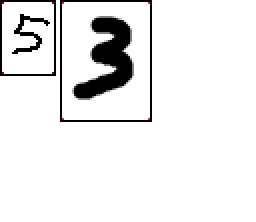
%> input picture PR2019硕zhuran（全部作业）/PR大作业—最小错误率贝叶斯/template_temp.png, 128 x 111 px (shown 2 times larger)
$ octave --eval "result = test_bayes;"   (GNU Octave 9; MATLAB toolbox functions it lacks are replaced by stand-ins)
%> lines starting %> are read from the running program, lines starting %| are printed output that depends on the picture
### PR2019硕zhuran（全部作业）/PR大作业—最小错误率贝叶斯/pretreat.m
%返回处理后的image
function[res] = pretreat(image)
%分割图像
image2 = imcrop(image,[32,2,43,58]);
%imshow(image2);
%不用RGB
image3 = rgb2gray(image2);
%imshow(image3);
%分割成10*9
%%%%--------------------------
%我想把数字整整齐齐地圈出来
%a：第一个坐标
for a = 1:30
    a = a+1;
    if(sum(image3(a,:)==0) > 3)
        break;
    end
end

%b:第二个。（a,b）是左上角坐标
for b = 1:20
    b = b+1;
    if(sum(image3(:,b)==0) > 3)
        break;
    end
end

for c = 30:58
    c = c+1;
    if(sum(image3(c,:)==0) < 3)
        break;
    end
end

%（c,d）是右下角坐标
for d = 20:43
    d = d+1;
    if(sum(image3(:,d)==0) < 3)
        break;
    end
end
%%%%--------------------------
image4 = imcrop(image3,[b,a,d-b,c-a]);
res = imresize(image4,[60,42]);

### PR2019硕zhuran（全部作业）/PR大作业—最小错误率贝叶斯/get_feature.m
%获取某一图像的特征，36维
function[feature] = get_feature(image)

%从图像中分割出手写部分
image2 = pretreat(image);
A = mat2cell(image2,[10,10,10,10,10,10],[7,7,7,7,7,7]);
B = reshape(A,1,36);
for i=1:length(B)
    temp = cell2mat(B(i));
    %feature(i)表示黑像素点占一个小块的比例
    feature(i) = sum(temp(:) ~= 255) / numel(temp);
end
%feature
end

### PR2019硕zhuran（全部作业）/PR大作业—最小错误率贝叶斯/get_pXwi.m
%最小错误率求类条件概率密度函数pXwi
function[pXwi] = get_pXwi(new_feature)
mean_feature = [];
for i = 0:9
    mean_feature = [mean_feature;get_mean_feature(i)];
end
%mean_feature有10行，每一行代表一个类的特征

%二值化
new_feature = new_feature>0.4;
pXwi = [];
for i=0:9
    p = 1;
    for j =1:length(new_feature)
        if(new_feature(j))
            p = p*mean_feature(i+1,j);
        else
            p = p*(1-mean_feature(i+1,j));
        end
    end
    pXwi = [pXwi,p];
end

### PR2019硕zhuran（全部作业）/PR大作业—最小错误率贝叶斯/get_mean_feature.m
%返回数字num的样本集的mean_feature，是一个1*36的向量
function[mean_feature] = get_mean_feature(num)
feature_list = [];
image_list = dir(strcat('./样本',num2str(num),'/*.png'));
for i = 1:length(image_list)
    feature = get_feature(imread(strcat('./样本',num2str(num),'/',image_list(i).name)));
    feature_list = [feature_list;feature];
end

mean_feature = mean(feature_list);

### PR2019硕zhuran（全部作业）/PR大作业—最小错误率贝叶斯/test_bayes.m
function [res] = test_bayes()
image = imread('template_temp.png');
%> image is the input picture: size 111x128x3 uint8; mean R, G, B 235.6, 235.5, 235.5
%imshow(image)
new_feature = get_feature(image);
%> in pretreat, `image2 = imcrop(image,[32,2,43,58]);`:
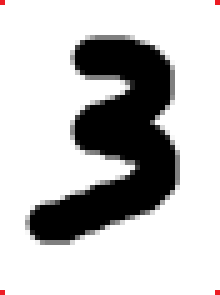
%> image2: size 59x44x3 uint8 (shown 5 times larger); mean R, G, B 192.8, 192.4, 192.4
%> in pretreat, `image4 = imcrop(image3,[b,a,d-b,c-a]);`:
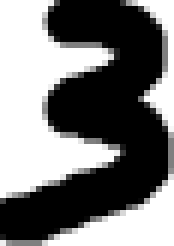
%> image4: size 41x29 uint8 (shown 6 times larger); min 0, max 255, mean 121.3
%> in pretreat, `res = imresize(image4,[60,42]);`:
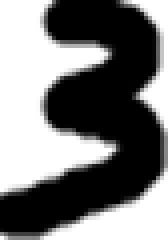
%> res: size 60x42 uint8 (shown 4 times larger); min 0, max 255, mean 121.5
%> in get_feature, `A = mat2cell(image2,[10,10,10,10,10,10],[7,7,7,7,7,7]);`: A = 36 items
%> the loop in get_feature, `for i=1:length(B)` made 36 passes
%> after the loop in get_feature, `for i=1:length(B)`: feature = 36 values, max 1 at index 13, min 0 at index 1, mean 0.627
%> new_feature has the same summary as feature in get_feature
pXwi = get_pXwi(new_feature);
%> in get_pXwi, `new_feature = new_feature>0.4;`: new_feature = 36 logical values, 27 true
%> the run ends on the next line
pwiX = get_pwiX(pXwi);
res = '';
for i =1:length(pwiX)
    res  =  sprintf('%s\r\n%s%s%s',res,num2str(i-1),'¡¢',num2str(pwiX(i)));
end
